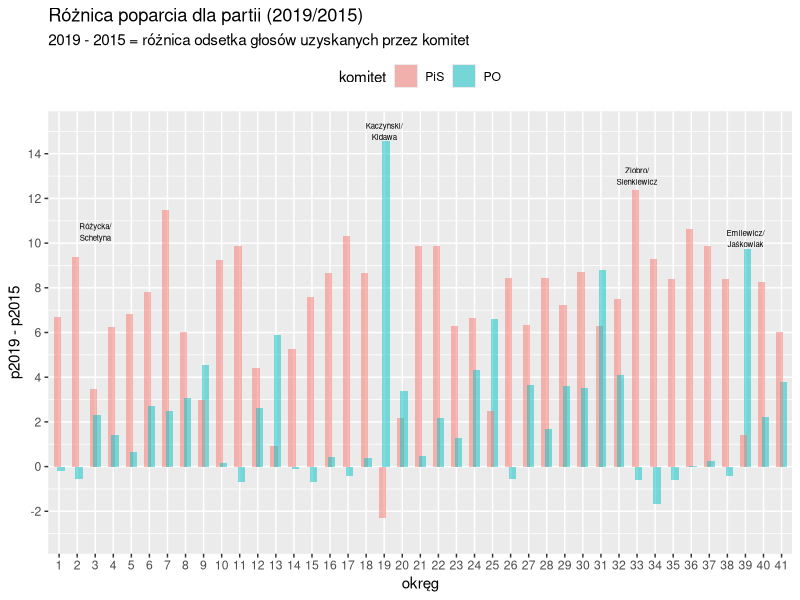
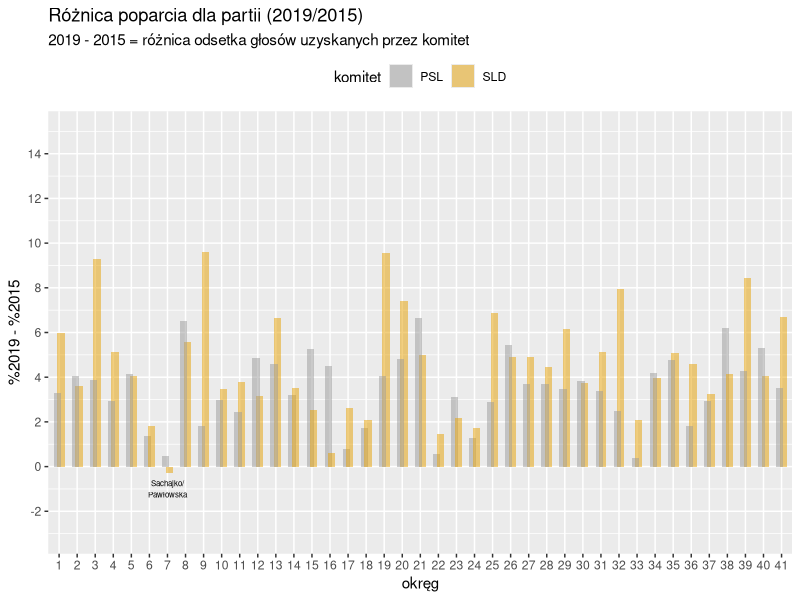
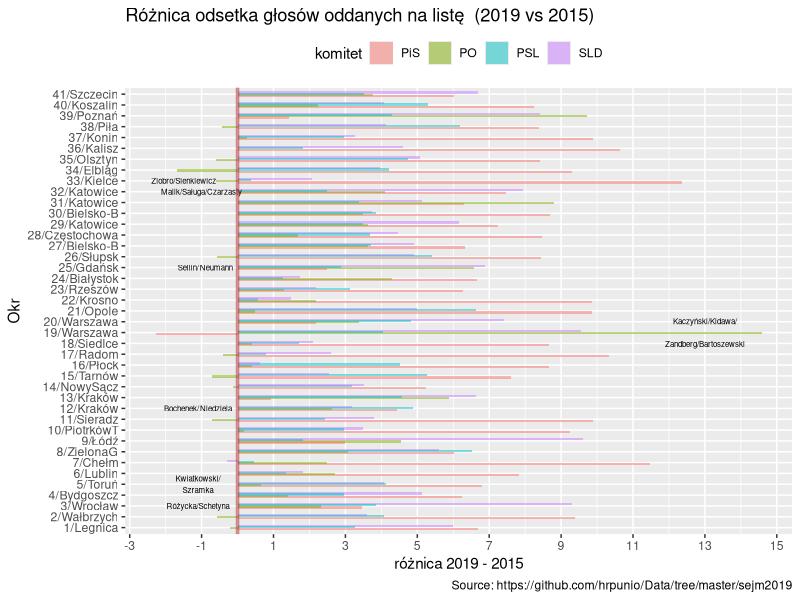
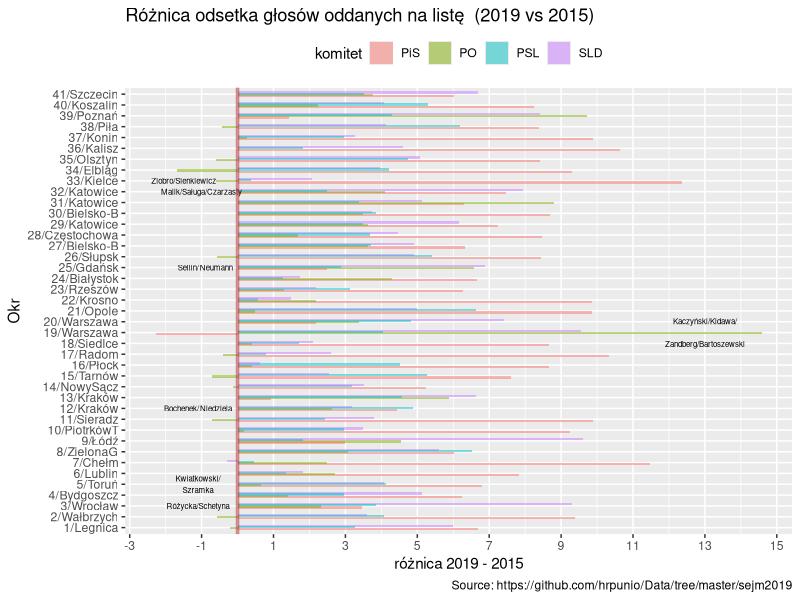

R code for these plots, in order:
library(ggplot2)
library(dplyr)
library(data.table)
options(dplyr.print_max = 1e9)

##### TODO
## Dodać etykiety dla dużych wartości HH
## Sprawdzić pmax
##
## Wnioski:
## Zmniejszenie okręgów = wzrost rywalizacji na poziomie partii (wydaje się)

bar.color <- "blue";
okr.scale <- seq(0, 42, by=2);
okr.scaleD <- seq(0, 42, by=1);
diff.scale <- seq(0, 20, by=2);
diffp.scale <- seq(0, 100, by=10);

okr.Fscale <- c("1", "2", "3", "4", "5", "6", "7", "8", "9", "10",
"11", "12", "13", "14", "15", "16", "17", "18", "19", "20", "21",
"22", "23", "24", "25", "26", "27", "28", "29", "30", "31", "32",
"33", "34", "35", "36", "37", "38", "39", "40", "41");

okr.Flabels <- c( "1/Legnica", "2/Wałbrzych", "3/Wrocław",
"4/Bydgoszcz", "5/Toruń", "6/Lublin", "7/Chełm", "8/ZielonaG",
"9/Łódź", "10/PiotrkówT", "11/Sieradz", "12/Kraków", "13/Kraków",
"14/NowySącz", "15/Tarnów", "16/Płock", "17/Radom", "18/Siedlce",
"19/Warszawa", "20/Warszawa", "21/Opole", "22/Krosno", "23/Rzeszów",
"24/Białystok", "25/Gdańsk", "26/Słupsk", "27/Bielsko-B",
"28/Częstochowa", "29/Katowice", "30/Bielsko-B", "31/Katowice",
"32/Katowice", "33/Kielce", "34/Elbląg", "35/Olsztyn", "36/Kalisz",
"37/Konin", "38/Piła", "39/Poznań", "40/Koszalin", "41/Szczecin"
)


oo <- read.csv("oo2015_2019.csv", sep = ';',  header=T, na.string="NA");

## https://wybory.gov.pl/sejmsenat2019/pl/wyniki/sejm/pl
##      ------ 2019 -------------+----- 2015 
## PiS  43.59 8051935 235  51.09  37.58  5711687 235
## PO   27.49 5060355 134  29.13  24.09  3661479 138
## SLD  12.56 2319946  49  10.65   7.55  1147102   0
## PSL   8.55 1578523  30   6.52   5.13   779875  16
## 
## KONF  6.81 1256953  11   2.39     --       --  --
## PETRU   NA      NA  NA     NA   7.60  1155370  28
## KUKIZ   NA      NA  NA     NA   8.81  1339094  42
## KORWIN  NA      NA  NA     NA   4.76   722999   0
## RAZEM   NA      NA  NA     NA   3.62   550349   0
oo$diffg <- oo$glosy2019 - oo$glosy2015
oo$diffp <- oo$p2019 - oo$p2015

##str(oo)
##
##cbind(oo$diffp, as.factor(oo$komitet), oo$okr)


oo.pis <- oo %>% filter(komitet=="PiS")  %>% as.data.frame
oo.po  <- oo %>% filter(komitet=="PO")   %>% as.data.frame
oo.sld <- oo %>% filter(komitet=="SLD")  %>% as.data.frame
oo.psl <- oo %>% filter(komitet=="PSL")  %>% as.data.frame
##
oo.pis$diffg

#ggplot(oo.pis, aes(x = okr)) +
#    ggtitle("??", subtitle="??") +
#    ###
#    geom_point(aes(y = p2019, colour = 'PiS'), size=2, alpha=.5) +
#    geom_point(aes(y = oo.po$p2019, colour = 'PO'), size=2, alpha=.5) +
#    geom_point(aes(y = oo.sld$p2019, colour = 'SLD'), size=2, alpha=.5) +
#    geom_point(aes(y = oo.psl$p2019, colour = 'PSL'), size=2, alpha=.5) +
#    ## labels
#    geom_line(aes(y = p2019, colour = 'PiS'), size=.5, alpha=.5,  linetype = "dotted") +
#    geom_line(aes(y = oo.po$p2019, colour = 'PO'), size=.5, alpha=.5, linetype = "dotted") +
#    ylab(label="") +
#    xlab(label="okręg") +
#    labs(colour = "Partia: ") +
#    scale_x_continuous(breaks=okr.scale) +
#    ##scale_y_continuous(breaks=seq(0,8000,by=1000), limits = c(0,8000)) +
#    theme(legend.position="top") +
#    theme(legend.text=element_text(size=12));
#
#ggplot(oo.pis, aes(x = okr)) +
#    ggtitle("??", subtitle="??") +
#    ###
#    geom_point(aes(y = diffg, colour = 'PiS'), size=2, alpha=.5) +
#    geom_point(aes(y = oo.po$diffg, colour = 'PO'), size=2, alpha=.5) +
#    geom_point(aes(y = oo.sld$diffg, colour = 'SLD'), size=2, alpha=.5) +
#    geom_point(aes(y = oo.psl$diffg, colour = 'PSL'), size=2, alpha=.5) +
#    ## labels
#    ylab(label="") +
#    xlab(label="okręg") +
#    labs(colour = "Partia: ") +
#    scale_x_continuous(breaks=okr.scale) +
#    ##scale_y_continuous(breaks=seq(0,8000,by=1000), limits = c(0,8000)) +
#    theme(legend.position="top") +
#    theme(legend.text=element_text(size=12));
#
#ggplot(oo.pis, aes(x = okr)) +
#    ggtitle("??", subtitle="??") +
#    ###
#    geom_point(aes(y = diffp, colour = 'PiS'), size=2, alpha=.5) +
#    geom_point(aes(y = oo.po$diffp, colour = 'PO'), size=2, alpha=.5) +
#    geom_point(aes(y = oo.sld$diffp, colour = 'SLD'), size=2, alpha=.5) +
#    geom_point(aes(y = oo.psl$diffp, colour = 'PSL'), size=2, alpha=.5) +
#    ## labels
#    geom_line(aes(y = diffp, colour = 'PiS'), size=.5, alpha=.5,  linetype = "dotted") +
#    geom_line(aes(y = oo.po$diffp, colour = 'PO'), size=.5, alpha=.5) +
#    ylab(label="") +
#    xlab(label="okręg") +
#    labs(colour = "Partia: ") +
#    scale_x_continuous(breaks=okr.scale) +
#    ##scale_y_continuous(breaks=seq(0,8000,by=1000), limits = c(0,8000)) +
#    theme(legend.position="top") +
#    theme(legend.text=element_text(size=12));
#
##ggplot(oo.pis, aes(x = reorder(okrnr, wyborcy2019), y=wyborcy2019 )) +
#ggplot(oo.pis, aes(x = okr, y=diffp)) +
#  ggtitle("Liczba wyborców: (PKW/2019)") +
#  geom_bar(stat="identity", fill=bar.color,  alpha=.5  ) +
#  scale_y_continuous(breaks=okr.scale) +
#  xlab(label="okręg") +
#  ylab(label="#") +
#  scale_x_continuous(breaks=okr.scale) +
#  ##coord_flip()+
#  theme(plot.title = element_text(hjust = 0.5))
#
#ggplot(oo.po, aes(x = okr, y=diffp)) +
#  ggtitle("Liczba wyborców: (PKW/2019)") +
#  geom_bar(stat="identity", fill=bar.color,  alpha=.5  ) +
#  scale_y_continuous(breaks=okr.scale) +
#  xlab(label="okręg") +
#  ylab(label="#") +
#  ##coord_flip()+
#  scale_x_continuous(breaks=okr.scale) +
#  theme(plot.title = element_text(hjust = 0.5))

## ggplot(data=datn, aes(x=factor(dose), y=length, fill=supp)) +
##    geom_bar(stat="identity", position=position_dodge())
oo.pispo <- oo %>% filter(komitet=="PiS" | komitet == "PO")  %>% as.data.frame
oo.sldpsl <- oo %>% filter(komitet=="SLD" | komitet == "PSL" )  %>% as.data.frame

## https://www.r-bloggers.com/detailed-guide-to-the-bar-chart-in-r-with-ggplot/
##
p1 <- ggplot(data=oo.pispo, aes(x=as.factor(okr), y=diffp, fill=komitet )) +
    geom_bar(stat="identity", position=position_dodge(width=.4), width=.8,  alpha=.5) +
  #scale_x_continuous(breaks=seq(1,41,by=1), limits = c(1,41)) +
  scale_y_continuous(breaks=seq(-8,18,by=2), limits = c(-3,15)) +
  theme(legend.position="top") +
  ylab(label="p2019 - p2015") +	       
  xlab(label="okręg") +
  annotate("text", x=3, y=10.5, label="Różycka/\nSchetyna", size=2 ) +
  annotate("text", x=19, y=15.0, label="Kaczyński/\nKidawa", size=2 ) +
  annotate("text", x=33, y=13.0, label="Ziobro/\nSienkiewicz", size=2 ) +
  annotate("text", x=39, y=10.2, label="Emilewicz/\nJaśkowiak", size=2 ) +		
  ggtitle("Różnica poparcia dla partii (2019/2015)", subtitle ="2019 - 2015 = różnica odsetka głosów uzyskanych przez komitet")


p2 <- ggplot(data=oo.sldpsl, aes(x=as.factor(okr), y=diffp, fill=komitet )) +
    geom_bar(stat="identity", position=position_dodge(width=.4), width=.8, alpha=.5) +
  #scale_x_continuous(breaks=seq(1,41,by=1), limits = c(1,41)) +
  scale_y_continuous(breaks=seq(-8,18,by=2), limits = c(-3,15)) +
  theme(legend.position="top") +
  ylab(label="%2019 - %2015") +	       
  xlab(label="okręg") +
  annotate("text", x=7, y=-1, label="Sachajko/\nPawłowska", size=2 ) +
  scale_fill_manual(values=c("#999999", "#E69F00")) +
  ggtitle("Różnica poparcia dla partii (2019/2015)", subtitle ="2019 - 2015 = różnica odsetka głosów uzyskanych przez komitet")

p0 <- ggplot(data=oo, aes(x=as.factor(okr), y=diffp, fill=komitet )) +
    geom_bar(stat="identity", position=position_dodge(width=.4), width=.8,  alpha=.5) +
  #geom_text(data=kk, aes(label=sprintf("%s", diffp), y= diffp), vjust=-1.25, size=3 ) +
  #scale_x_continuous(breaks=seq(1,41,by=1), limits = c(1,41)) +
  scale_x_discrete("Okr", breaks=okr.Fscale, labels=okr.Flabels)+
  scale_y_continuous(breaks=seq(-5, 15, by=2)) +
  #  labels=c("-6","-4", "-2", "0","2", "4","6","8", "10","12","14", "16","18")) +
  ##
  annotate("text", x=19, y=13, label="Kaczyński/Kidawa/\n\nZandberg/Bartoszewski", size=2 ) +
  annotate("text", x=3,  y=-1.1, label="Różycka/Schetyna", size=2 ) +
  annotate("text", x=25, y=-0.9, label="Sellin/Neumann", size=2 ) +	
  annotate("text", x=33, y=-1.5, label="Ziobro/Sienkiewicz", size=2 ) +
  annotate("text", x=32, y=-1.0, label="Malik/Saługa/Czarzasty", size=2 ) +	
  annotate("text", x=12, y=-1.1, label="Bochenek/Niedziela", size=2 ) +
  annotate("text", x=5,  y=-1.1, label="Kwiatkowski/\nSzramka", size=2 ) +
  ##annotate("text", x=19, y=-50000, label="", size=2 ) +
  ##
  geom_hline(yintercept = 0, color="firebrick", alpha=.5, size=1.2) +
  theme(legend.position="top") +
  ylab(label="różnica 2019 - 2015") +	       
  xlab(label="") +
  coord_flip()+
  #### 
  #ggtitle("Głosy oddane na #1 listy  (2019/2015)", subtitle ="2019 - 2015 = różnica głosów")
  labs(caption = "Source: https://github.com/hrpunio/Data/tree/master/sejm2019") +
  ggtitle("Różnica odsetka głosów oddanych na listę  (2019 vs 2015)")


p1
p2

p0
ggsave(file="glosy-diff-listy-2019-2015_h.pdf", width=10, height=10)
